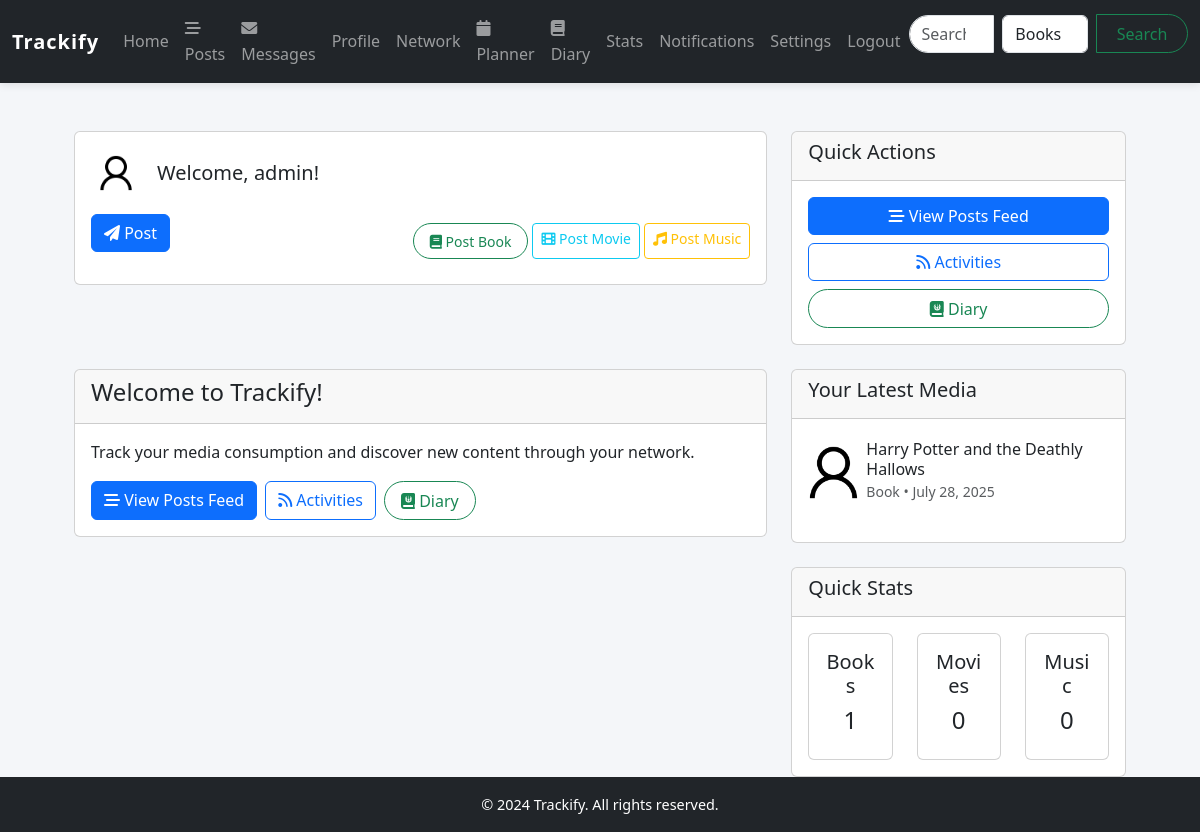
The page / (signed in) on the database its author committed.
### models/user_model.py (models this page shows, shortened)
class User(db.Model, UserMixin):
    __tablename__ = 'users'
    user_id = db.Column(db.Integer, primary_key=True)
    username = db.Column(db.String(255), unique=True, nullable=False)
    password_hash = db.Column(db.String(255), nullable=False)
    email = db.Column(db.String(255), unique=True, nullable=False)
    join_date = db.Column(db.DateTime, default=datetime.utcnow)
    profile_picture = db.Column(db.String(256), nullable=True)
    bio = db.Column(db.Text, default=None)
    theme = db.Column(db.String(20), default='light')
    notifications_enabled = db.Column(db.Boolean, default=True)
    email_notifications = db.Column(db.Boolean, default=True)
    reset_token = db.Column(db.String(100), unique=True, nullable=True)
    reset_token_expiry = db.Column(db.DateTime, nullable=True)
    ratings = db.relationship('Rating', backref='user', lazy='dynamic')
    reviews = db.relationship('Review', backref='user', lazy='dynamic')
    custom_lists = db.relationship('CustomList', backref='creator', lazy='dynamic')
    messages_sent = db.relationship('Message', foreign_keys='Message.sender_id', backref='sender', lazy='dynamic')
    messages_received = db.relationship('Message', foreign_keys='Message.recipient_id', backref='recipient', lazy='dynamic')
    user_media = db.relationship('UserMedia', backref='user', lazy='dynamic')
    following = db.relationship(
        'Follow',
        foreign_keys='Follow.follower_id',
        backref=db.backref('follower', lazy='joined'),
        lazy='dynamic',
        cascade='all, delete-orphan'
    )
    followers = db.relationship(
        'Follow',
        foreign_keys='Follow.followed_id',
        backref=db.backref('followed', lazy='joined'),
        lazy='dynamic',
        cascade='all, delete-orphan'
    )
    @property
    def profile_picture_url(self):
        if not self.profile_picture or self.profile_picture == '':
            return 'defaults/user.png'
        return self.profile_picture

### models/user_media_model.py (models this page shows, shortened)
class UserMedia(db.Model):
    __tablename__ = 'user_media'
    user_media_id = db.Column(db.Integer, primary_key=True, autoincrement=True)
    user_id = db.Column(db.Integer, db.ForeignKey('users.user_id'), nullable=False)
    cinema_id = db.Column(db.Integer, db.ForeignKey('cinema.cinema_id'))
    book_id = db.Column(db.Integer, db.ForeignKey('books.book_id'))
    music_id = db.Column(db.Integer, db.ForeignKey('music.music_id'))
    media_type = db.Column(db.Enum('book', 'music', 'cinema', name='media_type'), nullable=False)
    done = db.Column(db.Boolean, default=False)
    planned = db.Column(db.Boolean, default=False)
    date_consumed = db.Column(db.DateTime, default=None)
    review = db.Column(db.Text, default=None)
    rating = db.Column(db.DECIMAL(2, 1), default=None)
    tags = db.Column(db.JSON, default=list)
    created_at = db.Column(db.DateTime, default=datetime.utcnow)
    __table_args__ = (db.UniqueConstraint('user_id', 'book_id', 'music_id', 'cinema_id', name='unique_media'),)
    book = db.relationship('Book', backref='user_media')
    cinema = db.relationship('Cinema', backref='user_media')
    music = db.relationship('Music', backref='user_media')

### models/book_model.py (models this page shows, shortened)
class Book(db.Model):
    __tablename__ = 'books'
    book_id = db.Column(db.Integer, primary_key=True, autoincrement=True)
    title = db.Column(db.String(255), nullable=False)
    author = db.Column(db.String(255), nullable=False)
    genre = db.Column(db.String(100))
    year = db.Column(db.Integer)
    language = db.Column(db.String(100))
    publisher = db.Column(db.String(100))
    country = db.Column(db.String(100))
    description = db.Column(db.Text)
    coverart = db.Column(db.String(255))

### routes/main_routes.py (the view)
@main_routes.route('/')
@login_required
def home():
    recent_books = UserMedia.query.filter_by(user_id=current_user.user_id, media_type='book')\
        .order_by(desc(UserMedia.created_at)).limit(1).first()
    recent_cinema = UserMedia.query.filter_by(user_id=current_user.user_id, media_type='cinema')\
        .order_by(desc(UserMedia.created_at)).limit(1).first()
    recent_music = UserMedia.query.filter_by(user_id=current_user.user_id, media_type='music')\
        .order_by(desc(UserMedia.created_at)).limit(1).first()
    recent_media = [item for item in [recent_books, recent_cinema, recent_music] if item is not None]
    return render_template('home.html',
                         recent_media=recent_media)

### app.py (called while the page is built)
def create_app():
    app = Flask(__name__)
    app.config.from_object(Config)
    Config.init_app(app)  # Initialize config (create directories)
    db.init_app(app)
    bcrypt.init_app(app)
    Session(app)
    mail.init_app(app)  # Initialize Flask-Mail
    login_manager = LoginManager()
    login_manager.init_app(app)
    login_manager.login_view = 'user_routes.login'
    @login_manager.user_loader
    def load_user(user_id):
        return User.query.get(int(user_id))
    app.register_blueprint(user_routes)
    app.register_blueprint(media_routes)
    app.register_blueprint(main_routes)
    app.register_blueprint(api_routes)
    app.register_blueprint(post_routes)
    app.register_blueprint(message_routes)
    with app.app_context():
        db.create_all()
    error_handler(app)
    return app

### templates/home.html
{% extends "base.html" %}
{% block content %}
<div class="container mt-4">
    <div class="row mb-4">
        <div class="col-md-8">
            <div class="card">
                <div class="card-body">
                    <form method="POST" action="{{ url_for('post_routes.create_post') }}" id="quickPostForm">
                        <div class="d-flex align-items-center mb-3">
                            <a href="{{ url_for('user_routes.profile') }}">
                                <img src="{{ url_for('static', filename=current_user.profile_picture_url) }}" alt="Your profile picture" class="rounded-circle" width="50" height="50">
                            </a>
                            <div class="ms-3">
                                <h5 class="mb-0">Welcome, {{ current_user.username }}!</h5>
                            </div>
                        </div>
                        <div class="d-flex justify-content-between align-items-center">
                            <div class="d-flex gap-2">
                                <button type="submit" class="btn btn-primary">
                                    <i class="fas fa-paper-plane"></i> Post
                                </button>
                            </div>
                            <div class="d-flex gap-1">
                                <a href="{{ url_for('media_routes.books') }}" class="btn btn-sm btn-outline-success">
                                    <i class="fas fa-book"></i> Post Book
                                </a>
                                <a href="{{ url_for('media_routes.cinema') }}" class="btn btn-sm btn-outline-info">
                                    <i class="fas fa-film"></i> Post Movie
                                </a>
                                <a href="{{ url_for('media_routes.music') }}" class="btn btn-sm btn-outline-warning">
                                    <i class="fas fa-music"></i> Post Music
                                </a>
                            </div>
                        </div>
                    </form>
                </div>
            </div>
        </div>
        <div class="col-md-4">
            <div class="card">
                <div class="card-header">
                    <h5>Quick Actions</h5>
                </div>
                <div class="card-body">
                    <div class="d-grid gap-2">
                        <a href="{{ url_for('post_routes.posts') }}" class="btn btn-primary">
                            <i class="fas fa-stream"></i> View Posts Feed
                        </a>
                        <a href="{{ url_for('media_routes.feed') }}" class="btn btn-outline-primary">
                            <i class="fas fa-rss"></i> Activities
                        </a>
                        <a href="{{ url_for('main_routes.diary') }}" class="btn btn-outline-success">
                            <i class="fas fa-journal-whills"></i> Diary
                        </a>
                    </div>
                </div>
            </div>
        </div>
    </div>
    <div class="row">
        <div class="col-md-8">
            <div class="card">
                <div class="card-header">
                    <h4>Welcome to Trackify!</h4>
                </div>
                <div class="card-body">
                    <p class="mb-3">Track your media consumption and discover new content through your network.</p>
                    <div class="d-flex gap-2">
                        <a href="{{ url_for('post_routes.posts') }}" class="btn btn-primary">
                            <i class="fas fa-stream"></i> View Posts Feed
                        </a>
                        <a href="{{ url_for('media_routes.feed') }}" class="btn btn-outline-primary">
                            <i class="fas fa-rss"></i> Activities
                        </a>
                        <a href="{{ url_for('main_routes.diary') }}" class="btn btn-outline-success">
                            <i class="fas fa-journal-whills"></i> Diary
                        </a>
                    </div>
                </div>
            </div>
        </div>
        <div class="col-md-4">
            <div class="card mb-4">
                <div class="card-header">
                    <h5>Your Latest Media</h5>
                </div>
                <div class="card-body">
                    {% if recent_media %}
                        {% for media in recent_media %}
                            <div class="media-item mb-3">
                                <div class="d-flex align-items-center">
                                    <img src="{{ media.cover_art or url_for('static', filename='defaults/user.png') }}"
                                         class="me-2" style="width: 50px; height: 75px; object-fit: cover;">
                                    <div>
                                        <h6 class="mb-0">
                                            {% if media.media_type == 'book' %}
                                                {{ media.book.title }}
                                            {% elif media.media_type == 'cinema' %}
                                                {{ media.cinema.title }}
                                            {% else %}
                                                {{ media.music.title }}
                                            {% endif %}
                                        </h6>
                                        <small class="text-muted">{{ media.media_type|title }} • {{ media.created_at.strftime('%B %d, %Y') }}</small>
                                    </div>
                                </div>
                            </div>
                        {% endfor %}
                    {% else %}
                        <p class="text-muted">No media to show.</p>
                    {% endif %}
                </div>
            </div>
            <div class="card">
                <div class="card-header">
                    <h5>Quick Stats</h5>
                </div>
                <div class="card-body">
                    <div class="row text-center">
                        <div class="col-md-4">
                            <div class="card text-center">
                                <div class="card-body">
                                    <h5>Books</h5>
                                    <h4>{{ recent_media|selectattr('media_type', 'equalto', 'book')|list|length }}</h4>
                                </div>
                            </div>
                        </div>
                        <div class="col-md-4">
                            <div class="card text-center">
                                <div class="card-body">
                                    <h5>Movies</h5>
                                    <h4>{{ recent_media|selectattr('media_type', 'equalto', 'cinema')|list|length }}</h4>
                                </div>
                            </div>
                        </div>
                        <div class="col-md-4">
                            <div class="card text-center">
                                <div class="card-body">
                                    <h5>Music</h5>
                                    <h4>{{ recent_media|selectattr('media_type', 'equalto', 'music')|list|length }}</h4>
                                </div>
                            </div>
                        </div>
                    </div>
                </div>
            </div>
        </div>
    </div>
</div>
{% endblock %}

### static/style.css (style rules this page uses)
body { font-family: 'Segoe UI', Tahoma, Geneva, Verdana, sans-serif; line-height: 1.6; margin: 0; padding: 0; background-color: #f4f6f9; color: #333; }
a { color: #007bff; text-decoration: none; }
.container { max-width: 1100px; }
form input, form select, form textarea, form button { width: 100%; padding: 12px 16px; margin-bottom: 1rem; border: 1px solid #ced4da; border-radius: 8px; font-size: 1rem; transition: all 0.3s ease; }
form button { background-color: #007bff; color: #fff; border: none; cursor: pointer; font-weight: 600; transition: background-color 0.3s ease; }
.btn-outline-success { border-radius: 20px; padding: 0.4rem 1rem; }

### rows shown on the page
User: profile_picture (placeholder picture), username "admin"
UserMedia: book "Harry Potter and the Deathly Hallows", media_type "Book", created_at "July 28, 2025"

### other values the page prints
{{ recent_media|selectattr('media_type', 'equalto', 'book')|list|length }} "1"
{{ recent_media|selectattr('media_type', 'equalto', 'cinema')|list|length }} "0"
{{ recent_media|selectattr('media_type', 'equalto', 'music')|list|length }} "0"
